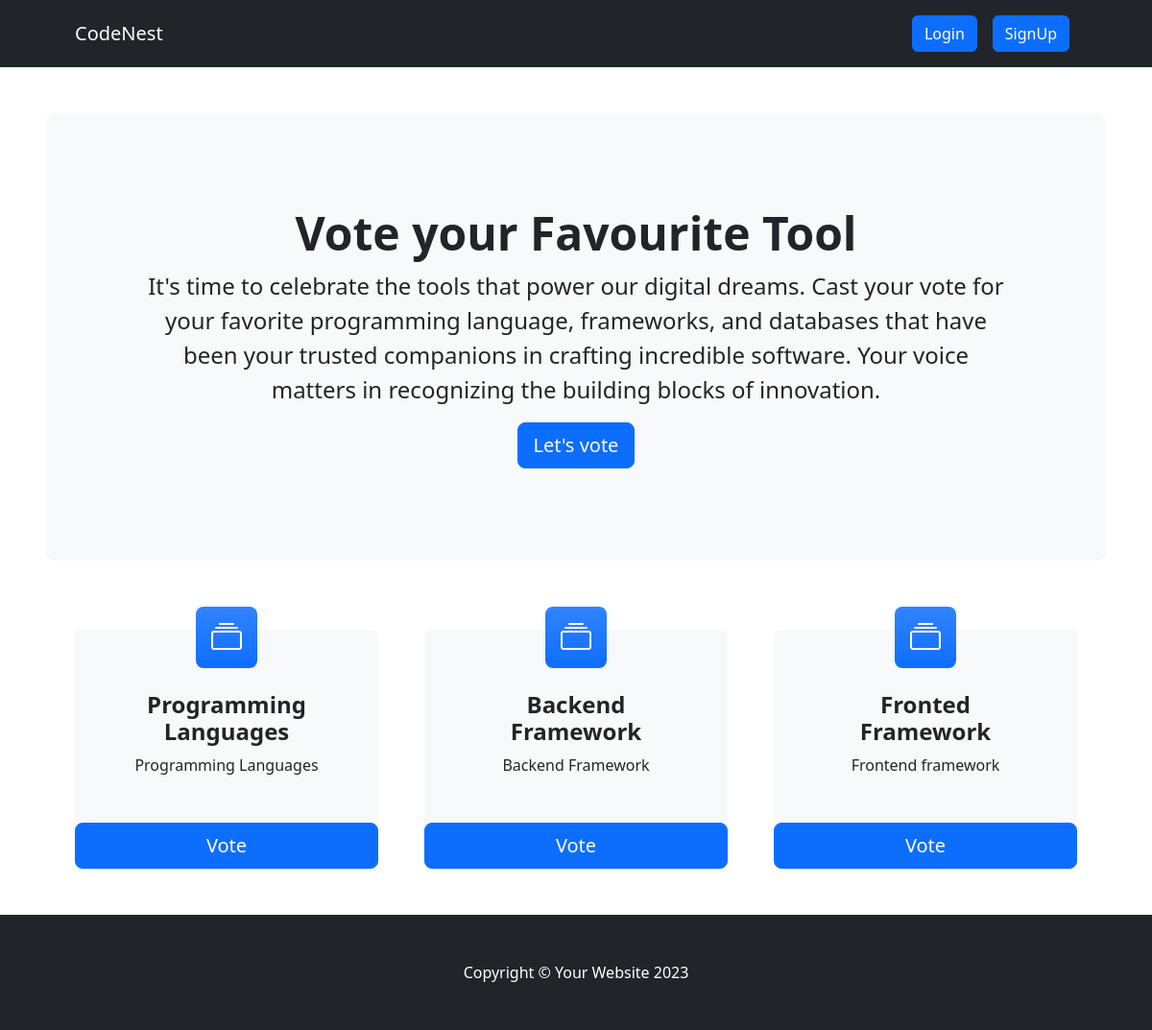
The page / on the database its author committed.
### voteapp/models.py (models this page shows, shortened)
class Category(models.Model):
    title = models.CharField(max_length=200)
    slug = models.SlugField(blank=True, null=True)
    description = models.TextField(blank=True, null=True)
    total_vote = models.IntegerField(default=0)
    voters = models.ManyToManyField(User, blank=True)

### voteapp/views.py (the view)
# urls.py: path("", views.index, name="index"),
def index(request):
    categories = Category.objects.all()
    context = {"categories":categories}
    return render(request, "index.html", context)

### voteapp/templates/index.html
{% extends 'base.html' %}
{% block content %}
<header class="py-5">
    <div class="container-fluid px-lg-5">
        <div class="p-4 p-lg-5 bg-light rounded-3 text-center">
            <div class="m-4 m-lg-5">
                <h1 class="display-5 fw-bold">Vote your Favourite Tool</h1>
                <p class="fs-4">It's time to celebrate the tools that power our digital dreams. Cast your vote for your favorite programming language, frameworks, and databases
                    that have been your trusted companions in crafting incredible software.
                     Your voice matters in recognizing the building blocks of innovation.</p>
                <a class="btn btn-primary btn-lg" href="#votingSection">Let's vote</a>
            </div>
        </div>
    </div>
</header>
<section class="pt-4" id="votingSection">
    <div class="container px-lg-5">
        <div class="row gx-lg-5">
            {% for category in categories  %}
            <div class="col-lg-4 col-xxl-3 mb-5">
                <div class="card bg-light border-0 h-100">
                    <div class="card-body text-center p-4 p-lg-5 pt-0 pt-lg-0">
                        <div class="feature bg-primary bg-gradient text-white rounded-3 mb-4 mt-n4"><i class="bi bi-collection"></i></div>
                        <h2 class="fs-4 fw-bold">{{category.title}}</h2>
                        <p class="mb-0">{{category.description | truncatechars:100}}</p>
                    </div>
                    <a class="btn btn-primary btn-lg" href="{% url 'detail' category.slug  %}">Vote</a>
                </div>
            </div>
            {% endfor %}
        </div>
    </div>
</section>
{% endblock content %}

### voteapp/static/css/style.css (style rules this page uses)
* { box-sizing: border-box; }

### rows shown on the page
Category: title "Programming Languages", description "Programming Languages"
Category: title "Backend Framework", description "Backend Framework"
Category: title "Fronted Framework", description "Frontend framework"
